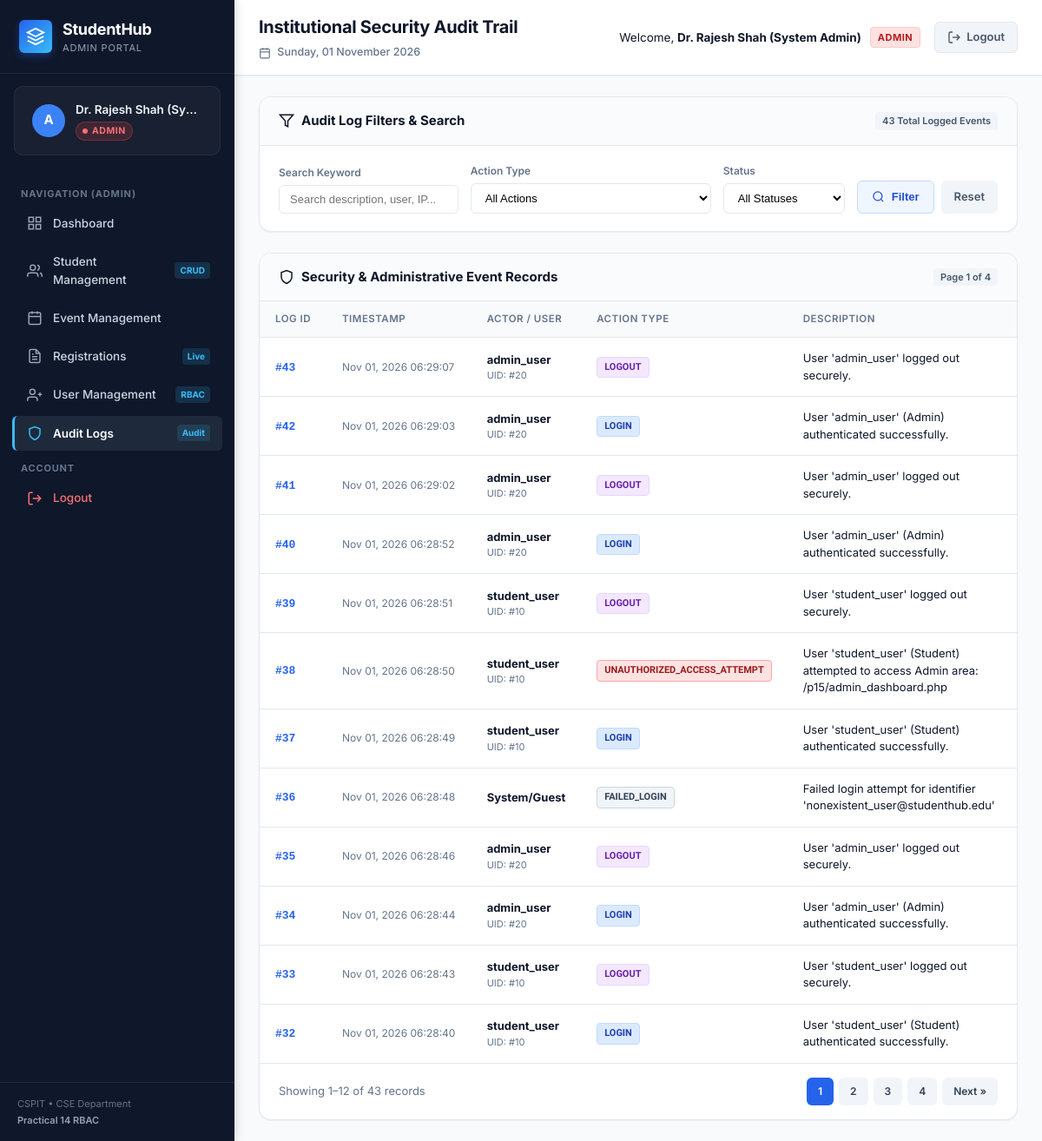
/audit_logs.php (signed in), run on the app's committed database.
### tables this page shows
CREATE TABLE `audit_logs` (
  `id` int(11) NOT NULL AUTO_INCREMENT,
  `user_id` int(11) DEFAULT NULL,
  `action` varchar(50) NOT NULL,
  `description` text DEFAULT NULL,
  `username` varchar(50) DEFAULT NULL,
  `email` varchar(100) DEFAULT NULL,
  `status` enum('SUCCESS','FAILED') NOT NULL,
  `ip_address` varchar(45) NOT NULL,
  `user_agent` varchar(255) DEFAULT NULL,
  `details` text DEFAULT NULL,
  `event_type` varchar(60) DEFAULT NULL,
  `created_at` timestamp NOT NULL DEFAULT current_timestamp(),
  PRIMARY KEY (`id`),
  KEY `idx_audit_action` (`action`),
  KEY `idx_audit_status` (`status`)
);

### audit_logs.php (the view, shortened to what this page needs)
<?php
require_once __DIR__ . '/includes/admin_menu.php';
$conn = getDBConnection();
$filterAction = trim($_GET['action'] ?? 'ALL');
$filterStatus = trim($_GET['status'] ?? 'ALL');
$searchQuery  = trim($_GET['q'] ?? '');
$page         = max(1, (int)($_GET['page'] ?? 1));
$limit        = 12;
$offset       = ($page - 1) * $limit;
$whereClauses = [];
$paramTypes   = '';
$paramValues  = [];
$whereSql = !empty($whereClauses) ? " WHERE " . implode(" AND ", $whereClauses) : "";
$countSql = "SELECT COUNT(*) as total FROM audit_logs" . $whereSql;
$countStmt = $conn->prepare($countSql);
$countStmt->execute();
$totalRecords = (int)$countStmt->get_result()->fetch_assoc()['total'];
$totalPages = max(1, ceil($totalRecords / $limit));
$sql = "SELECT id, user_id, action, description, username, email, status, ip_address, user_agent, created_at
        FROM audit_logs" . $whereSql . " ORDER BY id DESC LIMIT ? OFFSET ?";
$stmt = $conn->prepare($sql);
$paginatedTypes = $paramTypes . 'ii';
$paginatedParams = array_merge($paramValues, [$limit, $offset]);
$stmt->bind_param($paginatedTypes, ...$paginatedParams);
$stmt->execute();
$auditLogs = $stmt->get_result()->fetch_all(MYSQLI_ASSOC);
?>
<!DOCTYPE html>
<html lang="en">
<head>
    <link rel="stylesheet" href="assets/css/admin_dashboard.css">
</head>
<body class="admin-portal-body">
    <div class="app-layout">
        <div class="main-wrapper">
            <main class="page-container">
                <div class="panel-card">
                    <div class="panel-header">
                        <span class="panel-title">
                            <svg width="18" height="18" viewBox="0 0 24 24" fill="none" stroke="currentColor" stroke-width="2"><polygon points="22 3 2 3 10 12.46 10 19 14 21 14 12.46 22 3"></polygon></svg>
                            Audit Log Filters &amp; Search
                        </span>
                        <span class="panel-tag"><?php echo number_format($totalRecords); ?> Total Logged Events</span>
                    </div>
                    <div class="panel-body">
                        <form method="GET" action="audit_logs.php" style="display:flex;flex-wrap:wrap;gap:14px;align-items:flex-end;">
                            <div style="flex:1;min-width:200px;">
                                <label style="display:block;font-size:12px;font-weight:600;margin-bottom:5px;color:var(--text-muted);">Search Keyword</label>
                                <input type="text" name="q" value="<?php echo htmlspecialchars($searchQuery); ?>" placeholder="Search description, user, IP..." style="width:100%;padding:8px 12px;border:1px solid var(--border-color);border-radius:var(--radius-sm);font-size:13px;">
                            </div>
                            <div style="min-width:180px;">
                                <label style="display:block;font-size:12px;font-weight:600;margin-bottom:5px;color:var(--text-muted);">Action Type</label>
                                <select name="action" style="width:100%;padding:8px 12px;border:1px solid var(--border-color);border-radius:var(--radius-sm);font-size:13px;background:#fff;">
                                    <option value="ALL">All Actions</option>
                                </select>
                            </div>
                            <div style="min-width:140px;">
                                <label style="display:block;font-size:12px;font-weight:600;margin-bottom:5px;color:var(--text-muted);">Status</label>
                                <select name="status" style="width:100%;padding:8px 12px;border:1px solid var(--border-color);border-radius:var(--radius-sm);font-size:13px;background:#fff;">
                                    <option value="ALL">All Statuses</option>
                                </select>
                            </div>
                            <div style="display:flex;gap:8px;">
                                <button type="submit" class="btn-tool btn-tool-primary" style="padding:8px 16px;">
                                    <svg width="15" height="15" viewBox="0 0 24 24" fill="none" stroke="currentColor" stroke-width="2"><circle cx="11" cy="11" r="8"></circle><line x1="21" y1="21" x2="16.65" y2="16.65"></line></svg>
                                    Filter
                                </button>
                                <a href="audit_logs.php" class="btn-tool" style="background:#f1f5f9;color:#475569;padding:8px 14px;">Reset</a>
                            </div>
                        </form>
                    </div>
                </div>
                <div class="panel-card">
                    <div class="panel-header">
                        <span class="panel-title">
                            <svg width="18" height="18" viewBox="0 0 24 24" fill="none" stroke="currentColor" stroke-width="2"><path d="M12 22s8-4 8-10V5l-8-3-8 3v7c0 6 8 10 8 10z"></path></svg>
                            Security &amp; Administrative Event Records
                        </span>
                        <span class="panel-tag">Page <?php echo $page; ?> of <?php echo $totalPages; ?></span>
                    </div>
                    <div class="panel-body no-padding">
                        <?php if (empty($auditLogs)): ?>
                            <div class="empty-state">
                                <div class="empty-state-icon">
                                    <svg width="48" height="48" viewBox="0 0 24 24" fill="none" stroke="currentColor" stroke-width="1.5"><circle cx="12" cy="12" r="10"></circle><line x1="12" y1="8" x2="12" y2="12"></line><line x1="12" y1="16" x2="12.01" y2="16"></line></svg>
                                </div>
                                <div class="empty-state-title">No Audit Logs Found</div>
                                <p style="font-size:13px;margin-top:4px;">No security actions match your filter criteria.</p>
                            </div>
                        <?php else: ?>
                            <div class="table-responsive">
                                <table class="portal-table" id="auditLogTable">
                                    <thead>
                                        <tr>
                                            <th>Log ID</th>
                                            <th>Timestamp</th>
                                            <th>Actor / User</th>
                                            <th>Action Type</th>
                                            <th>Description</th>
                                            <th>Client IP</th>
                                        </tr>
                                    </thead>
                                    <tbody>
                                        <?php foreach ($auditLogs as $log):
                                            $actionType = $log['action'] ?: 'UNKNOWN';
                                            $actPrefix = strtolower(explode('_', $actionType)[0]);
                                            $badgeClass = 'audit-' . $actPrefix;
                                        ?>
                                            <tr>
                                                <td><code style="font-weight:700;color:#2563eb;">#<?php echo $log['id']; ?></code></td>
                                                <td style="white-space:nowrap;font-size:12px;color:var(--text-muted);">
                                                    <?php echo date('M d, Y H:i:s', strtotime($log['created_at'])); ?>
                                                </td>
                                                <td>
                                                    <strong><?php echo htmlspecialchars($log['username'] ?? 'System/Guest'); ?></strong>
                                                    <?php if (!empty($log['user_id'])): ?>
                                                        <span style="font-size:11px;color:var(--text-muted);display:block;">UID: #<?php echo (int)$log['user_id']; ?></span>
                                                    <?php endif; ?>
                                                </td>
                                                <td>
                                                    <span class="audit-badge <?php echo $badgeClass; ?>">
                                                        <?php echo htmlspecialchars($actionType); ?>
                                                    </span>
                                                </td>
                                                <td style="max-width:340px;">
                                                    <?php echo htmlspecialchars($log['description'] ?? ''); ?>
                                                </td>
                                                <td>
                                                </td>
                                            </tr>
                                        <?php endforeach; ?>
                                    </tbody>
                                </table>
                            </div>
                            <?php if ($totalPages > 1): ?>
                                <div style="padding:16px 22px;display:flex;align-items:center;justify-content:space-between;border-top:1px solid var(--border-color);">
                                    <span style="font-size:13px;color:var(--text-muted);">Showing <?php echo $offset + 1; ?>–<?php echo min($totalRecords, $offset + $limit); ?> of <?php echo $totalRecords; ?> records</span>
                                    <div style="display:flex;gap:6px;">
                                        <?php for ($i = 1; $i <= $totalPages; $i++): ?>
                                            <a href="?page=<?php echo $i; ?>&action=<?php echo urlencode($filterAction); ?>&status=<?php echo urlencode($filterStatus); ?>&q=<?php echo urlencode($searchQuery); ?>" class="btn-tool" style="padding:6px 12px;font-size:12px;<?php echo ($i === $page) ? 'background:#2563eb;color:#fff;' : 'background:#f1f5f9;color:#334155;'; ?>">
                                                <?php echo $i; ?>
                                            </a>
                                        <?php endfor; ?>
                                        <?php if ($page < $totalPages): ?>
                                            <a href="?page=<?php echo $page + 1; ?>&action=<?php echo urlencode($filterAction); ?>&status=<?php echo urlencode($filterStatus); ?>&q=<?php echo urlencode($searchQuery); ?>" class="btn-tool" style="padding:6px 12px;font-size:12px;background:#f1f5f9;color:#334155;">Next &raquo;</a>
                                        <?php endif; ?>
                                    </div>
                                </div>
                            <?php endif; ?>
                        <?php endif; ?>
                    </div>
                </div>
            </main>
        </div>
    </div>
</body>
</html>

### assets/css/admin_dashboard.css (style rules this page uses)
:root { --primary: #1e3a8a; --primary-light: #3b82f6; --primary-dark: #172554; --primary-subtle: #eff6ff; --success: #059669; --success-subtle: #ecfdf5; --warning: #d97706; --warning-subtle: #fffbeb; --danger: #dc2626; --danger-subtle: #fef2f2; --info: #0284c7; --info-subtle: #f0f9ff; --bg-main: #f8fafc; --bg-surface: #ffffff; --border-color: #e2e8f0; --border-dark: #cbd5e1; --text-main: #0f172a; --text-muted: #64748b; --text-light: #94a3b8; --sidebar-width: 270px; --sidebar-bg: #0f172a; --sidebar-text: #e2e8f0; --sidebar-active-bg: #1e293b; --sidebar-active-border: #38bdf8; --shadow-sm: 0 1px 2px 0 rgb(0 0 0 / 0.05); --shadow-md: 0 4px 6px -1px rgb(0 0 0 / 0.1), 0 2px 4px -2px rgb(0 0 0 / 0.1); --shadow-lg: 0 10px 15px -3px rgb(0 0 0 / 0.1), 0 4px 6px -4px rgb(0 0 0 / 0.1); --radius-sm: 6px; --radius-md: 10px; --radius-lg: 14px; }
* { box-sizing: border-box; margin: 0; padding: 0; }
body.admin-portal-body { font-family: 'Inter', -apple-system, BlinkMacSystemFont, 'Segoe UI', Roboto, Helvetica, Arial, sans-serif; background-color: var(--bg-main); color: var(--text-main); line-height: 1.5; min-height: 100vh; display: flex; }
.app-layout { display: flex; width: 100%; min-height: 100vh; }
.main-wrapper { margin-left: var(--sidebar-width); flex: 1; display: flex; flex-direction: column; min-width: 0; }
.page-container { padding: 24px 28px; display: flex; flex-direction: column; gap: 24px; }
.panel-card { background: var(--bg-surface); border: 1px solid var(--border-color); border-radius: var(--radius-lg); box-shadow: var(--shadow-sm); overflow: hidden; }
.panel-header { padding: 16px 22px; border-bottom: 1px solid var(--border-color); display: flex; align-items: center; justify-content: space-between; background: #fafbfc; }
.panel-title { font-size: 15px; font-weight: 700; color: var(--text-main); display: flex; align-items: center; gap: 8px; }
.panel-tag { font-size: 11px; font-weight: 600; padding: 2px 8px; border-radius: 4px; background: #f1f5f9; color: #475569; }
.panel-body { padding: 20px 22px; }
.panel-body.no-padding { padding: 0; }
.table-responsive { width: 100%; overflow-x: auto; }
.portal-table { width: 100%; border-collapse: collapse; font-size: 13px; text-align: left; }
.portal-table thead th { background: #f8fafc; color: var(--text-muted); font-weight: 600; font-size: 11.5px; text-transform: uppercase; letter-spacing: 0.5px; padding: 12px 18px; border-bottom: 1px solid var(--border-color); white-space: nowrap; }
.portal-table tbody td { padding: 14px 18px; border-bottom: 1px solid var(--border-color); color: var(--text-main); vertical-align: middle; }
.portal-table tbody tr:last-child td { border-bottom: none; }
.audit-badge { display: inline-block; font-family: 'Consolas', monospace; font-size: 11px; font-weight: 700; padding: 3px 8px; border-radius: 4px; background: #f1f5f9; color: #334155; border: 1px solid #cbd5e1; }
.audit-login { background: #dbeafe; color: #1e40af; border-color: #bfdbfe; }
.audit-logout { background: #f3e8ff; color: #6b21a8; border-color: #e9d5ff; }
.audit-unauthorized { background: #fee2e2; color: #991b1b; border-color: #fca5a5; }
.btn-tool { display: inline-flex; align-items: center; gap: 8px; padding: 9px 16px; border-radius: var(--radius-sm); font-size: 13px; font-weight: 600; text-decoration: none; transition: all 0.2s ease; border: 1px solid transparent; }
.btn-tool-primary { background: #eff6ff; color: #1d4ed8; border-color: #bfdbfe; }

### data on the page
audit_logs: id "43", created_at "Nov 01, 2026 06:29:07", username "admin_user", user "20", action "LOGOUT", description "User 'admin_user' logged out securely."
audit_logs: id "42", created_at "Nov 01, 2026 06:29:03", username "admin_user", user "20", action "LOGIN", description "User 'admin_user' (Admin) authenticated successfully."
audit_logs: id "41", created_at "Nov 01, 2026 06:29:02", username "admin_user", user "20", action "LOGOUT", description "User 'admin_user' logged out securely."
audit_logs: id "40", created_at "Nov 01, 2026 06:28:52", username "admin_user", user "20", action "LOGIN", description "User 'admin_user' (Admin) authenticated successfully."
audit_logs: id "39", created_at "Nov 01, 2026 06:28:51", username "student_user", user "10", action "LOGOUT", description "User 'student_user' logged out securely."
audit_logs: id "38", created_at "Nov 01, 2026 06:28:50", username "student_user", user "10", action "UNAUTHORIZED_ACCESS_ATTEMPT", description "User 'student_user' (Student) attempted to access Admin area: /p15/admin_dashboard.php"
audit_logs: id "37", created_at "Nov 01, 2026 06:28:49", username "student_user", user "10", action "LOGIN", description "User 'student_user' (Student) authenticated successfully."
audit_logs: id "36", created_at "Nov 01, 2026 06:28:48", username "System/Guest", action "FAILED_LOGIN", description "Failed login attempt for identifier 'nonexistent_user@studenthub.edu'"
audit_logs: id "35", created_at "Nov 01, 2026 06:28:46", username "admin_user", user "20", action "LOGOUT", description "User 'admin_user' logged out securely."
audit_logs: id "34", created_at "Nov 01, 2026 06:28:44", username "admin_user", user "20", action "LOGIN", description "User 'admin_user' (Admin) authenticated successfully."
audit_logs: id "33", created_at "Nov 01, 2026 06:28:43", username "student_user", user "10", action "LOGOUT", description "User 'student_user' logged out securely."
audit_logs: id "32", created_at "Nov 01, 2026 06:28:40", username "student_user", user "10", action "LOGIN", description "User 'student_user' (Student) authenticated successfully."

### other printed values
substr($username, 0, 1) "A"
$fullName "Dr. Rajesh Shah (Sy…"
$role "ADMIN"
$item['label'] "Dashboard"
$item['label'] "Student Management"
$item['badge'] "CRUD"
$item['label'] "Event Management"
$item['label'] "Registrations"
$item['badge'] "Live"
$item['label'] "User Management"
$item['badge'] "RBAC"
$item['label'] "Audit Logs"
$item['badge'] "Audit"
$pageTitle "Institutional Security Audit Trail"
$fullName "Dr. Rajesh Shah (System Admin)"
